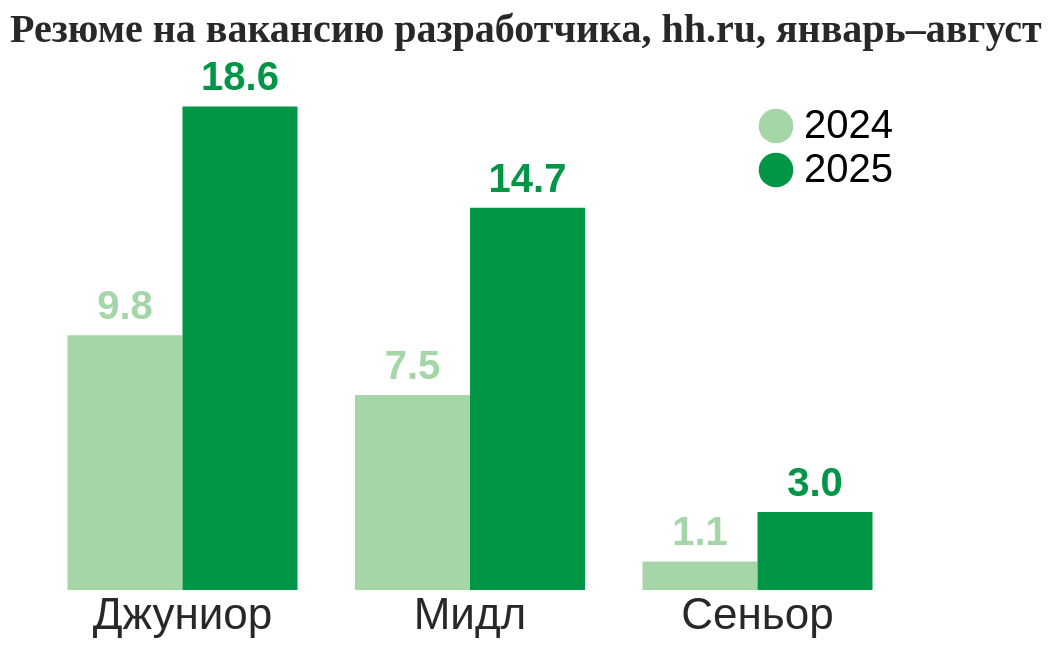

Write a Vega-Lite specification for this figure.
### Vega-Lite specification from a JSON file in a GitHub repository (floating-point values rounded to 4 significant figures)
{"$schema": "https://vega.github.io/schema/vega-lite/v5.json", "title": {"text": "Резюме на вакансию разработчика, hh.ru, январь–август", "fontSize": 20, "color": "#282828", "anchor": "start", "font": "Tahoma"}, "width": 460, "height": 260, "data": {"values": [{"g": "Джуниор", "y": "2024", "v": 9.8}, {"g": "Джуниор", "y": "2025", "v": 18.6}, {"g": "Мидл", "y": "2024", "v": 7.5}, {"g": "Мидл", "y": "2025", "v": 14.7}, {"g": "Сеньор", "y": "2024", "v": 1.1}, {"g": "Сеньор", "y": "2025", "v": 3.0}]}, "encoding": {"x": {"field": "g", "type": "nominal", "sort": ["Джуниор", "Мидл", "Сеньор"], "axis": {"title": null, "labelAngle": 0}}, "xOffset": {"field": "y"}, "y": {"field": "v", "type": "quantitative", "axis": null}, "color": {"field": "y", "type": "nominal", "scale": {"range": ["#a5d6a7", "#019546"]}, "legend": {"title": null, "orient": "top-right", "labelFontSize": 20, "symbolSize": 300}}}, "layer": [{"mark": {"type": "bar"}}, {"mark": {"type": "text", "dy": -14, "fontSize": 20, "fontWeight": "bold", "color": "#282828"}, "encoding": {"text": {"field": "v", "type": "quantitative", "format": ".1f"}}}], "config": {"font": "Tahoma, Verdana, sans-serif", "axis": {"labelFontSize": 22, "titleFontSize": 20, "labelColor": "#282828", "domain": false, "ticks": false}, "view": {"stroke": null}}}
